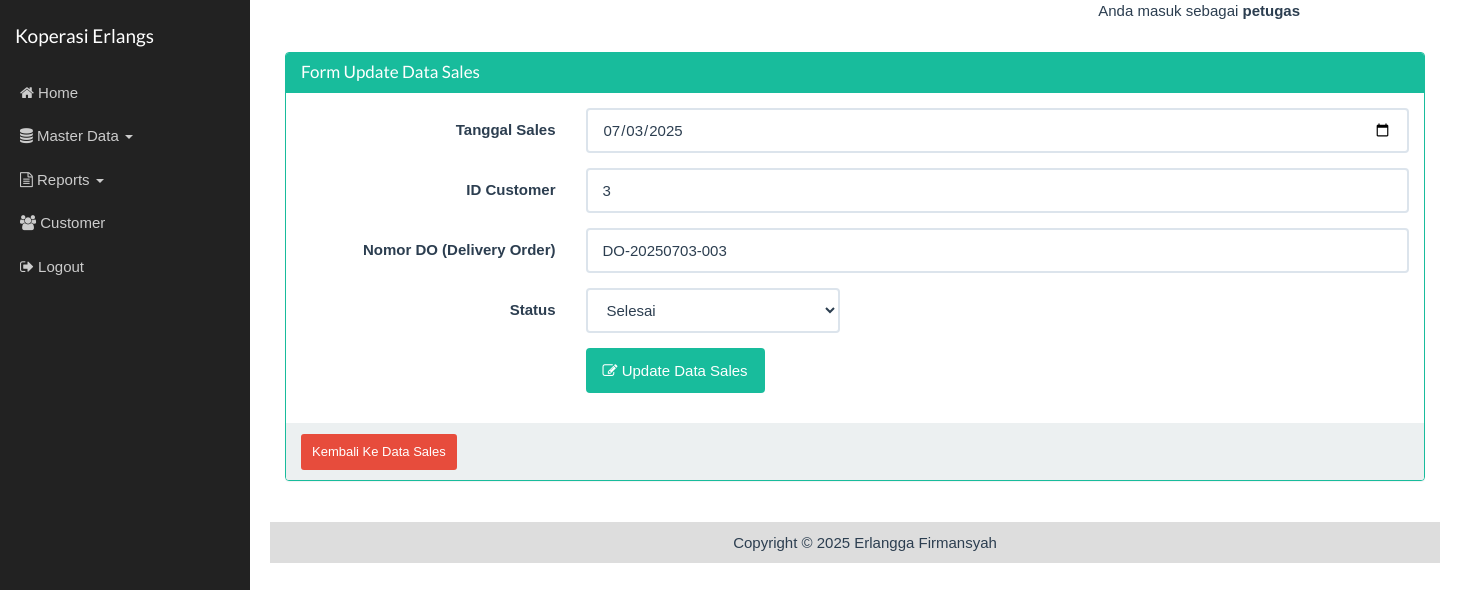
Page /index_admin.php?page=sales&actions=edit&id=3 (signed in) on the committed database.
### tables this page shows
CREATE TABLE `sales` (
  `id_sales` int NOT NULL,
  `tgl_sales` date DEFAULT NULL,
  `id_customer` int DEFAULT NULL,
  `do_number` varchar(50) DEFAULT NULL,
  `status` enum('baru','proses','selesai') DEFAULT NULL
);

### views/sales_edit.php (the view, shortened to what this page needs)
<?php
$id = $_GET['id'];
$ambil = mysqli_query($koneksi, "SELECT * FROM sales WHERE id_sales ='$id'") or die ("SQL Edit error");
$data = mysqli_fetch_array($ambil);
?>
<div class="container">
    <div class="row">
        <div class="col-xs-12">
            <div class="panel panel-success">
                <div class="panel-heading">
                    <h3 class="panel-title">Form Update Data Sales</h3>
                </div>
                <div class="panel-body">
                    <form class="form-horizontal" action="" method="post">
                        <div class="form-group">
                            <label for="tgl_sales" class="col-sm-3 control-label">Tanggal Sales</label>
                            <div class="col-sm-9">
                                <input type="date" name="tgl_sales" value="<?=$data['tgl_sales']?>" class="form-control">
                            </div>
                        </div>
                        <div class="form-group">
                            <label for="id_customer" class="col-sm-3 control-label">ID Customer</label>
                            <div class="col-sm-9">
                                <input type="text" name="id_customer" value="<?=$data['id_customer']?>" class="form-control" placeholder="Masukkan ID Customer">
                            </div>
                        </div>
                        <div class="form-group">
                            <label for="do_number" class="col-sm-3 control-label">Nomor DO (Delivery Order)</label>
                            <div class="col-sm-9">
                                <input type="text" name="do_number" value="<?=$data['do_number']?>" class="form-control" placeholder="Masukkan DO Number">
                            </div>
                        </div>
                        <div class="form-group">
                            <label for="status" class="col-sm-3 control-label">Status</label>
                            <div class="col-sm-3">
                                <select name="status" class="form-control">
                                    <option value="selesai" <?=($data['status']=='selesai')?'selected':''?>>Selesai</option>
                                </select>
                            </div>
                        </div>
                        <div class="form-group">
                            <div class="col-sm-offset-3 col-sm-9">
                                <button type="submit" class="btn btn-success">
                                    <span class="fa fa-edit"></span> Update Data Sales
                                </button>
                            </div>
                        </div>
                    </form>
                </div>
                <div class="panel-footer">
                    <a href="?page=sales&actions=tampil" class="btn btn-danger btn-sm">Kembali Ke Data Sales</a>
                </div>
            </div>
        </div>
    </div>
</div>

### index_admin.php (style rules this page uses)
body { margin: 0; padding: 0; font-family: Arial, sans-serif; }

### rows in the picture
sales: tgl_sales "07/03/2025", id_customer "3", do_number "DO-20250703-003", status "Selesai"

### other values in the picture
$_SESSION['username'] "petugas"
